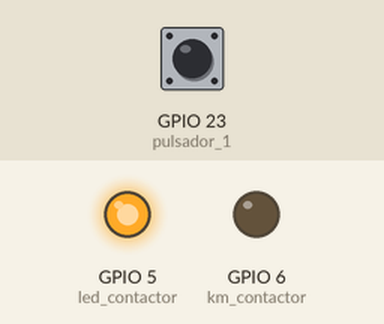
This program was run on a simulated Raspberry Pi (BCM pin numbers). Parts: output pins drawn as LEDs (lit = HIGH). The test bench sets the inputs (shaded band); at power-on: GPIO 23 (pulsador_1) HIGH. Web requests get an empty 200 reply after 0.4 s; what the program prints to the terminal is not drawn.

Above: at 0.1 s.
Timing chart, 0 to 1.6 s (numbered marks = the images above):
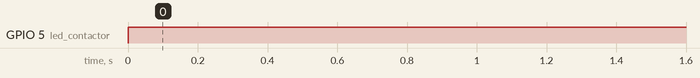

Measured:
- by itself, GPIO 5 (led_contactor): LOW → HIGH at 0.00 s

The program:

client_RPi.py
```python
import requests
import json
from gpiozero import Button,LED
from time import sleep

####################
#   GPIO RASPBERRY
####################
pulsador_1 = Button(23)

led_contactor = LED(5)
led_contactor.off()
km_contactor = LED(6)
km_contactor.off()

####################
# VARIABLES GLOBALES
####################
contactor_activo= {
    "estado_contactor": bool(False)
}
recibir_desactivacion = {
    "desactivacion": False
}

####################
# PROGRAMA BUCLE
####################
while True:

    if pulsador_1.is_pressed==True and contactor_activo["estado_contactor"]==False:
        contactor_activo["estado_contactor"]= True
    if contactor_activo["estado_contactor"] == True:
        km_contactor.on()
        led_contactor.on()
        sleep(1)
        led_contactor.off()
        sleep(1)
        recibir_desactivacion = requests.get("http://192.168.0.186:8080/desactivacion",verify=False).json() #IP cliente
        if recibir_desactivacion["desactivacion"] == True:
            contactor_activo["estado_contactor"] = False

    else:
        km_contactor.off()
        led_contactor.on()
    requests.post("http://192.168.0.186:8080/estado", data=json.dumps(contactor_activo))  # IP cliente
    print("\n" + "-"*30)
    print("Estado Contactor => ",contactor_activo)
    print("Pusador => ", pulsador_1.is_pressed)
    print("Recibido Desactivacion => ", recibir_desactivacion)
    print("-"*30 + "\n")
    sleep(1)
```
